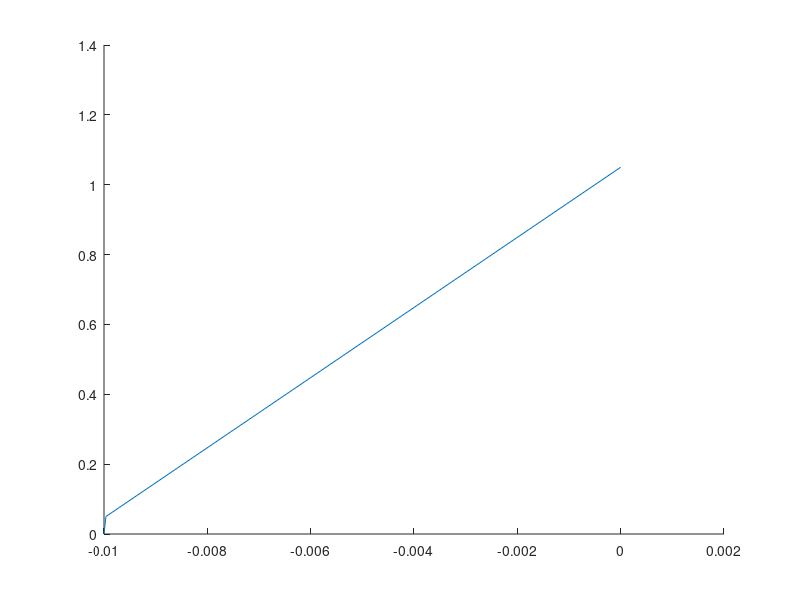

This chart was generated by the following MATLAB code:
function RayTraceParax2d()

lambda = 800e-9;
numberOfAods = 2;
V = [613, 700];
l = [5e-2, 1];
vx = 0;
linearChirps = [FirstChirp, SecondChirp];
[t, x1] = GetSamplingRanges();
CalculateRayEnds();

    function [xEnd,aberrationVar] = CalculateRayEnds()
        x = cell(1,numberOfAods+1); 
        z = cell(1,numberOfAods+1); 
        x{1} = x1;
        z{1} = 0;
        
        hold on
        for n = 1:numberOfAods
            x{n+1} = GetNextXyPositions(n);
            z{n+1} = z{n} + l(n);
            line([x{n};x{n+1}],[z{n};z{n+1}]);
            line([max(x{n}) min(x{n})],repmat([z{n}],1,2))
        end
        hold off
        
        xEnd = x{end} - vx * t;
        aberrationVar = var(xEnd);
             
        function xNplus1 = GetNextXyPositions(n)
            angle = NthDeflectionAngle(1);
            for m = 2:n % does this hit if n < 2
                angle = angle + NthDeflectionAngle(m);
            end
            xNplus1 = x{n} + angle(1,:) * l(n);
        end   
        
        function fnangle = NthDeflectionAngle(n) 
            phase = t - x{n} / V(n);
            fnangle = linearChirps(n) * phase * lambda/V(n);
        end
    end

    function c = FirstChirp()
        c = V(1)^2/lambda * (V(2) - vx)/(l(1)*V(2) - l(2)*V(1) + l(2)*V(2) - l(1)*vx);
    end

    function c = SecondChirp()
        c = V(2)^2/lambda * (V(1) - vx)/(l(2)*V(1) - l(2)*V(2));
    end
end

function [t,x1] = GetSamplingRanges()
    xRange = -0.01;
    tRange = -1.61e-5;
    [x1temp,ttemp] = meshgrid(xRange,tRange);
    x1 = x1temp(:)';
    t = ttemp(:)';
end